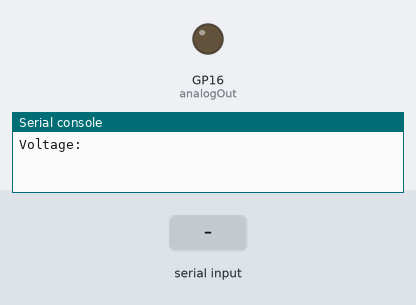
Simulated run of this program. Board: Raspberry Pi Pico running MicroPython. Parts: output pins drawn as LEDs (lit = HIGH), the last lines printed to the serial console. The inputs (shaded band) are chosen by the test bench.

Above: at 1.2 s.
1.3 s: "1" typed at the serial console, then Enter
At 2.3 s:
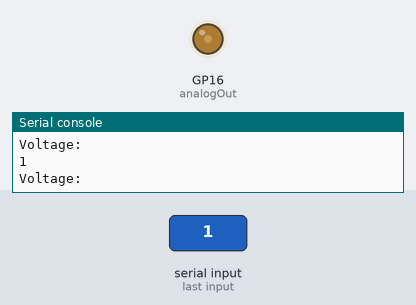
2.8 s: "5" typed at the serial console, then Enter
Timing chart, 0 to 5.8 s (numbered marks = the images above; inputs shaded):
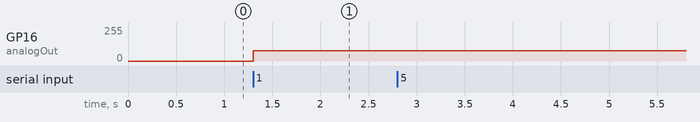

Measured:
- after the input at 1.3 s, GP16 (analogOut): 0/255 → 77/255 at once

The program:

PMcW_PWM_Lesson_9_HMWRK.py
```python
# Dimmable Light
# Homework Paul McWhorter Lesson 9 Pico W
# https://youtu.be/GXA1Y6lA14A?si=3WBKjpUWdsQdZCy1
# Notes At end of algorithm.
from machine import PWM, Pin
from time import sleep
pwm_Out = 16      #PWM Pin Variable Assignment
analogOut=PWM(Pin(pwm_Out)) # Declaring pin 16 location as analog.
analogOut.freq (1000)       # Have to assign frequency:
analogOut.duty_u16(0)       # Duty Cycle Max is around 65535'ish

while True:
    myVoltage = float(input('Voltage: ')) #User Inputs Value
    if myVoltage > 3.3:
        print("Error 001: Value To High")
    else:
        pwmVal = (65300/3.30) * myVoltage
        analogOut.duty_u16(int(pwmVal))
        sleep(.1)

# ************************************************************
# Frequency the duration of the cycle.
# Duty cycle is How long the voltage\signal is on and off inside
# the frequency cycle.
# Low Frequency is turning the pin on and off real slow
# High Frequency is turning the pin on and off very fast
# Duty Cycle adjust how long or short the voltage is applied
# inside the frequency cycle, which determins how much or
# how little time the voltage\signal is on and off thus
# simulationg the amount of voltage up or down by how long
# Voltage is on or off.
# ************************************************************
```
